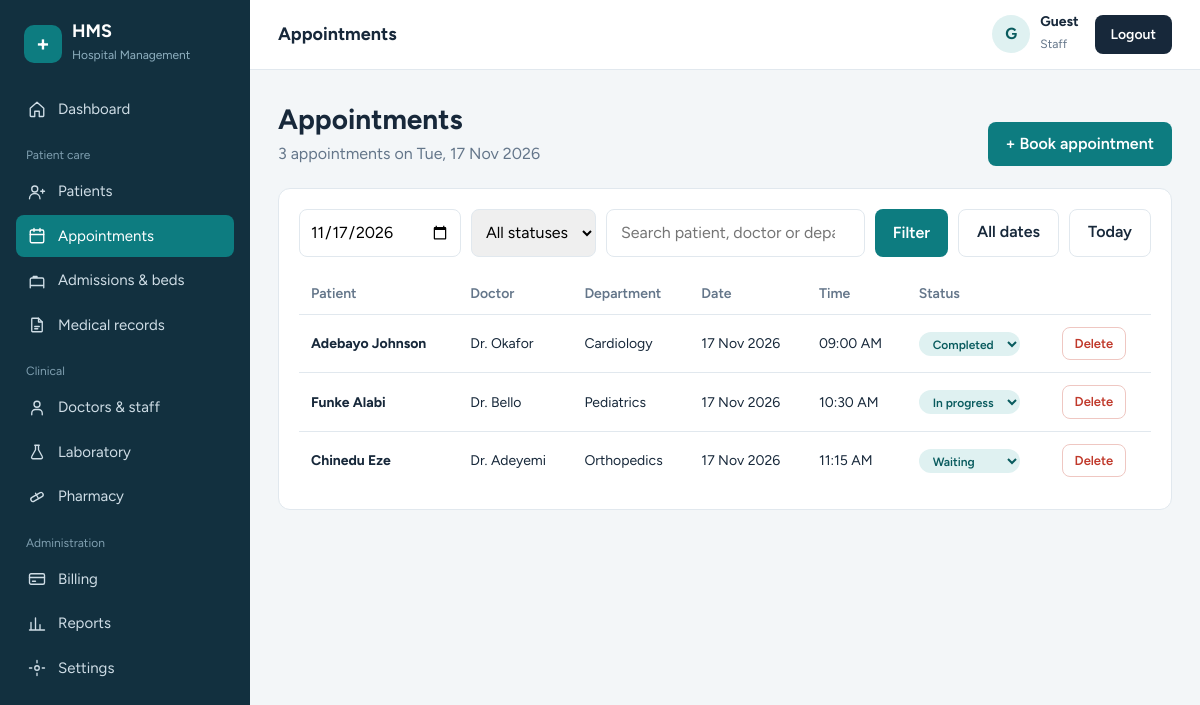
Screenshot of /appointments.php with the database file from the repository.
### tables this page shows
CREATE TABLE IF NOT EXISTS appointments (
    id INT AUTO_INCREMENT PRIMARY KEY,
    patient_name VARCHAR(120) NOT NULL,
    doctor_name VARCHAR(120) NOT NULL,
    department VARCHAR(80) NOT NULL,
    appt_date DATE NOT NULL,
    appt_time VARCHAR(15) NOT NULL,
    status VARCHAR(20) DEFAULT 'Scheduled'
);

### appointments.php (the view, shortened to what this page needs)
<?php
require_once __DIR__ . '/connect.php';
$statuses = ['Scheduled', 'Waiting', 'In progress', 'Completed', 'Cancelled'];
function statusClass($s) {
    switch (strtolower($s)) {
        case 'completed':   return 'st-done';
        case 'in progress': return 'st-live';
        case 'waiting':     return 'st-wait';
    }
}
$dateParam = $_GET['date'] ?? date('Y-m-d');
$showAll   = ($dateParam === 'all');
$date      = $showAll ? '' : $dateParam;
$search = trim($_GET['q'] ?? '');
$where  = [];
$types  = '';
$params = [];
if ($date !== '')         { $where[] = "appt_date = ?";  $types .= 's'; $params[] = $date; }
$whereSql = $where ? 'WHERE ' . implode(' AND ', $where) : '';
$page    = max(1, (int)($_GET['page'] ?? 1));
$perPage = 10;
$offset  = ($page - 1) * $perPage;
$stmt = $conn->prepare("SELECT COUNT(*) FROM appointments $whereSql");
if ($types !== '') $stmt->bind_param($types, ...$params);
$stmt->execute();
$stmt->bind_result($total);
$sql = "SELECT id, patient_name, doctor_name, department, appt_date, appt_time, status
        FROM appointments $whereSql
        ORDER BY appt_date DESC, STR_TO_DATE(appt_time, '%h:%i %p') ASC
        LIMIT ? OFFSET ?";
$stmt = $conn->prepare($sql);
$allTypes  = $types . 'ii';
$allParams = array_merge($params, [$perPage, $offset]);
$stmt->bind_param($allTypes, ...$allParams);
$stmt->execute();
$rows = $stmt->get_result()->fetch_all(MYSQLI_ASSOC);
include __DIR__ . '/partials/header.php';
?>
<div class="page-head">
    <div>
        <h1>Appointments</h1>
        <p>
            <?php echo (int)$total; ?> appointment<?php echo $total == 1 ? '' : 's'; ?>
            <?php echo $showAll ? 'across all dates' : 'on ' . date('D, j M Y', strtotime($date)); ?>
        </p>
    </div>
    <a href="book_appointment.php" class="btn">+ Book appointment</a>
</div>
<div class="panel">
    <form method="get" class="toolbar">
        <input type="date" name="date" value="<?php echo $showAll ? '' : htmlspecialchars($date); ?>"
               style="padding:10px;border:1px solid var(--line);border-radius:8px;font:inherit">
        <select name="status" style="padding:10px;border:1px solid var(--line);border-radius:8px;font:inherit">
            <option value="">All statuses</option>
        </select>
        <input type="search" name="q" placeholder="Search patient, doctor or department"
               value="<?php echo htmlspecialchars($search); ?>">
        <button class="btn" type="submit">Filter</button>
        <a href="appointments.php?date=all" class="btn btn-ghost">All dates</a>
        <a href="appointments.php" class="btn btn-ghost">Today</a>
    </form>
    <div class="table-wrap">
        <table>
            <thead>
                <tr>
                    <th>Patient</th><th>Doctor</th><th>Department</th>
                    <th>Date</th><th>Time</th><th>Status</th><th></th>
                </tr>
            </thead>
            <tbody>
            <?php if (empty($rows)): ?>
                <tr><td colspan="7" class="empty">No appointments found for this view.</td></tr>
            <?php else: foreach ($rows as $a): ?>
                <tr>
                    <td><b><?php echo htmlspecialchars($a['patient_name']); ?></b></td>
                    <td><?php echo htmlspecialchars($a['doctor_name']); ?></td>
                    <td><?php echo htmlspecialchars($a['department']); ?></td>
                    <td><?php echo date('j M Y', strtotime($a['appt_date'])); ?></td>
                    <td><?php echo htmlspecialchars($a['appt_time']); ?></td>
                    <td>
                        <form method="post" style="margin:0">
                            <select name="new_status" onchange="this.form.submit()"
                                    class="badge <?php echo statusClass($a['status']); ?>"
                                    style="border:0;cursor:pointer;font:inherit;font-size:12px;font-weight:600">
                                <?php foreach ($statuses as $s): ?>
                                    <option value="<?php echo $s; ?>" <?php echo $a['status'] === $s ? 'selected' : ''; ?>><?php echo $s; ?></option>
                                <?php endforeach; ?>
                            </select>
                        </form>
                    </td>
                    <td>
                        <form method="post" style="margin:0"
                              onsubmit="return confirm('Delete this appointment?');">
                            <button type="submit" name="delete" value="1" class="btn btn-danger">Delete</button>
                        </form>
                    </td>
                </tr>
            <?php endforeach; endif; ?>
            </tbody>
        </table>
    </div>
</div>
<?php include __DIR__ . '/partials/footer.php'; ?>

### partials/header.php (style rules this page uses)
:root { --ink:#17283a; --muted:#64768a; --line:#e1e8ee; --bg:#f3f6f8; --card:#fff; --brand:#0d7c80; --brand-dark:#095b5e; --brand-soft:#dff1f1; --side:#12303f; --danger:#c0392b; --ok:#1f8a54; }
* { box-sizing:border-box; }
body { margin:0; font-family:'Figtree','Segoe UI',Arial,sans-serif; background:var(--bg); color:var(--ink); line-height:1.5; }
a { color:inherit; text-decoration:none; }
.page-head { display:flex; justify-content:space-between; align-items:flex-end; flex-wrap:wrap; gap:12px; margin-bottom:22px; }
.page-head h1 { margin:0; font-size:28px; }
.page-head p { margin:2px 0 0; color:var(--muted); }
.panel { background:var(--card); border:1px solid var(--line); border-radius:12px; padding:20px; }
.btn { display:inline-block; background:var(--brand); color:#fff; border:0; padding:10px 18px; border-radius:8px; font:inherit; font-weight:600; cursor:pointer; }
.btn-ghost { background:#fff; color:var(--ink); border:1px solid var(--line); }
.btn-danger { background:#fff; color:var(--danger); border:1px solid #efc7c2; padding:6px 12px; font-size:13px; }
.toolbar { display:flex; gap:10px; flex-wrap:wrap; margin-bottom:16px; }
.toolbar input[type=search] { flex:1; min-width:220px; padding:10px 14px; border:1px solid var(--line); border-radius:8px; font:inherit; }
.table-wrap { overflow-x:auto; }
table { width:100%; border-collapse:collapse; font-size:14px; }
th { text-align:left; color:var(--muted); font-weight:600; padding:10px 12px; border-bottom:1px solid var(--line); white-space:nowrap; }
td { padding:12px; border-bottom:1px solid var(--line); white-space:nowrap; }
tr:last-child td { border-bottom:0; }
.badge { padding:4px 10px; border-radius:20px; font-size:12px; font-weight:600; background:var(--brand-soft); color:var(--brand-dark); }

### rows the page displays
appointments: patient_name "Adebayo Johnson", doctor_name "Dr. Okafor", department "Cardiology", appt_date "17 Nov 2026", appt_time "09:00 AM", new_status "Completed"
appointments: patient_name "Funke Alabi", doctor_name "Dr. Bello", department "Pediatrics", appt_date "17 Nov 2026", appt_time "10:30 AM", new_status "In progress"
appointments: patient_name "Chinedu Eze", doctor_name "Dr. Adeyemi", department "Orthopedics", appt_date "17 Nov 2026", appt_time "11:15 AM", new_status "Waiting"

### other values shown
$label "Dashboard Patients Appointments Admissions & beds Medical records Doctors & staff Laboratory Pharmacy Billing Reports Settings"
$pageTitle "Appointments"
substr($name, 0, 1) "G"
$name "Guest"
$role "Staff"
$total "3"
date('D, j M Y', strtotime($date)) "Tue, 17 Nov 2026"
